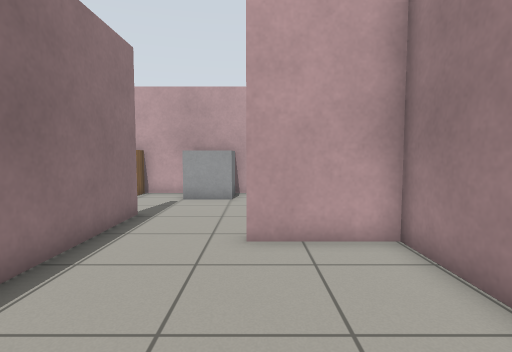
View 1 (above)

17 first-person views from a walk through a world built for the Gazebo simulator. The camera is 0.92 m above the floor, tilts 4° down and sees 80° across. The floor is counted in squares, 0.5 m on a side. Each view is taken from the middle of a square. On the plan, view 1 faces up. The plan holds only what a view shows up to about 16 squares ahead; the rest is blank. Simple patterns stand in for the simulator's built-in surfaces.

View 2
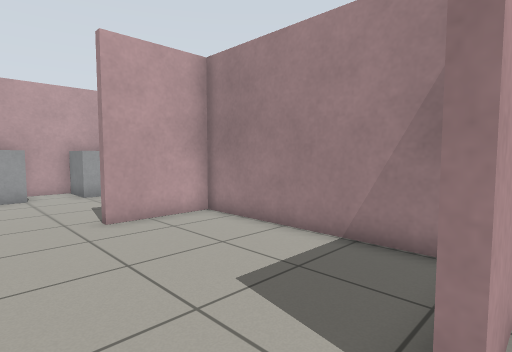

View 3
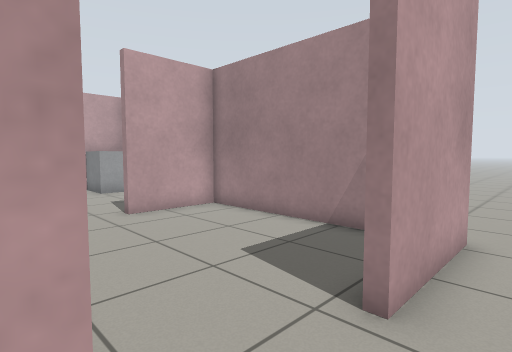

View 4
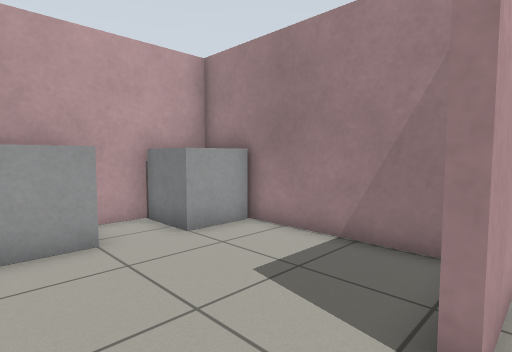

View 5
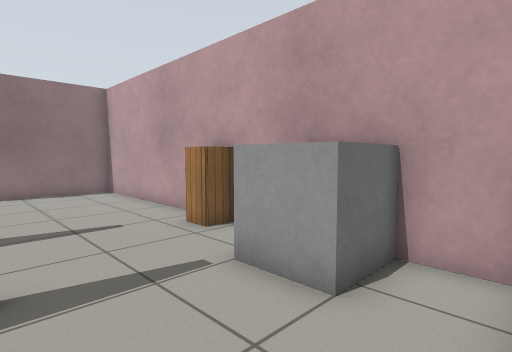

View 6
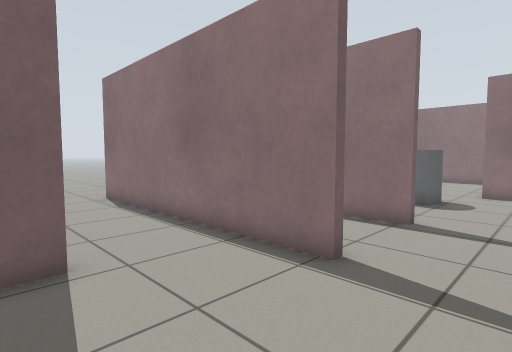

View 7
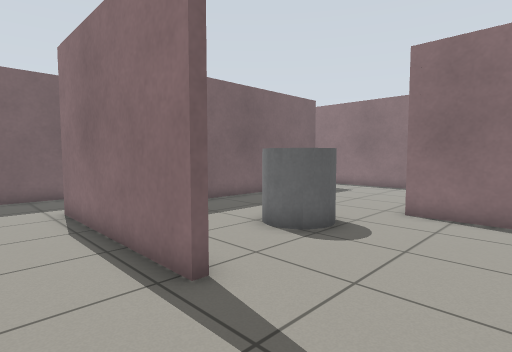

View 8
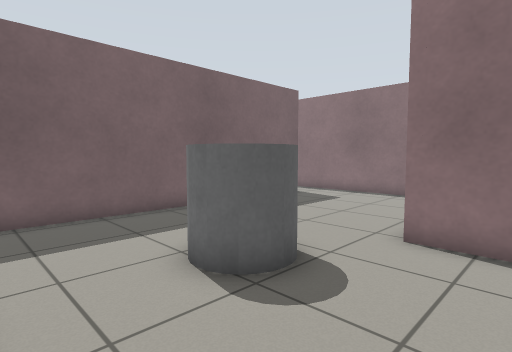

View 9
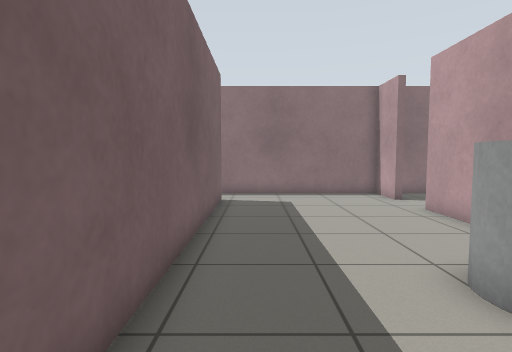

View 10
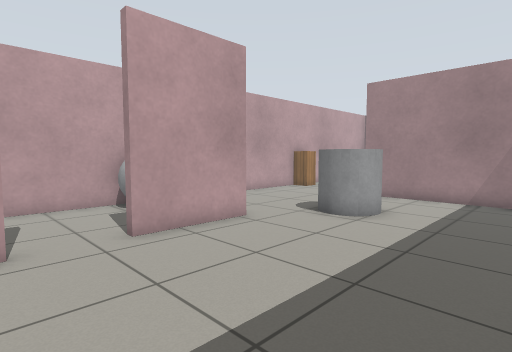

View 11
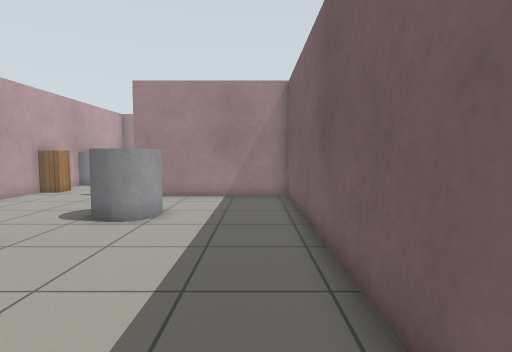

View 12
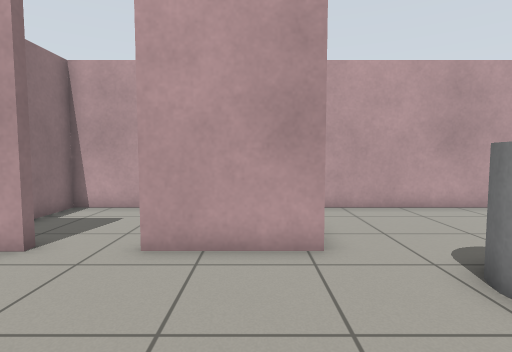

View 13
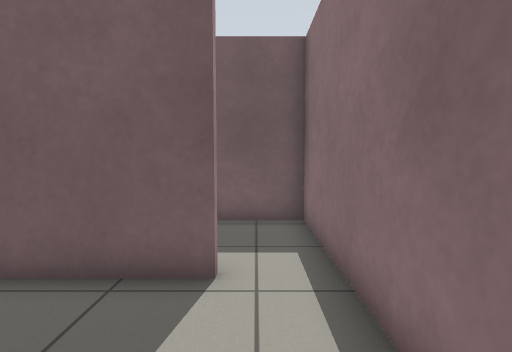

View 14
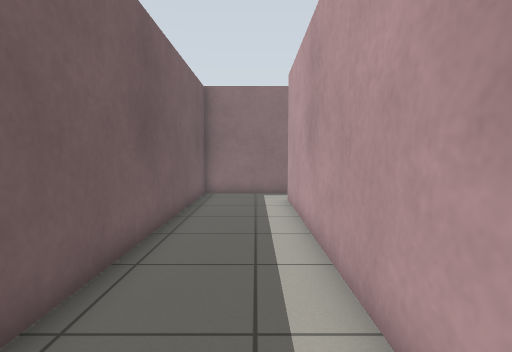

View 15
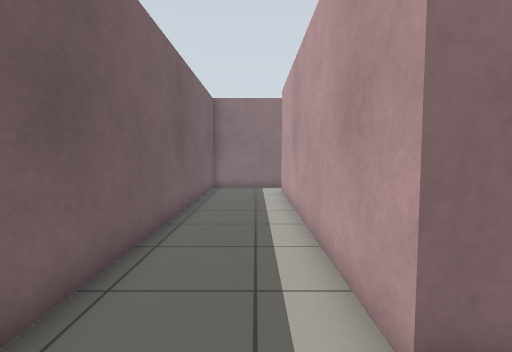

View 16
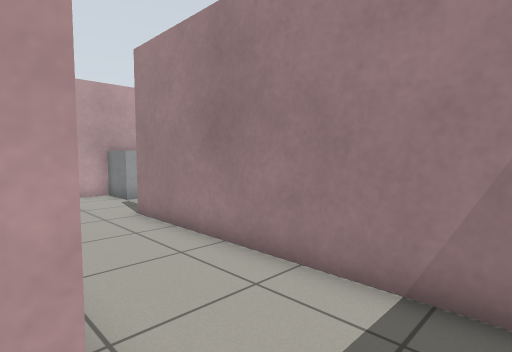

View 17
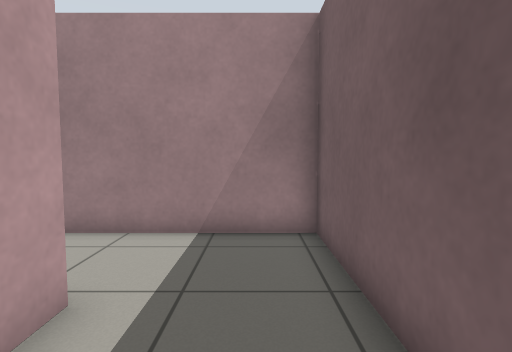

### Floor plan
Ten units are one square. View 1 is at (0, 0); x grows to the right and y downward. Boxes are objects, and circles mark ways between rooms. Rooms are numbered by the first view taken in them; rooms with no view inside come last. Other rooms are left out.
<svg viewBox="-228 -150 267 175">
<path fill="none" stroke="#000" d="M-36 -64 -36 17M31 6 31 -64 -2 -64M34 17 -8 17M-36 -94 -36 -64M-2 -64 -2 -67 6 -67M31 -74 31 -145 -46 -145M-74 -94 -74 -23 -205 -23M-223 -35 -223 14 -39 14 -39 -94M-46 -145 -75 -145M-204 -97 -223 -97 -223 -35M-205 -26 -77 -26 -77 -94M-75 -145 -147 -145 -147 -97 -182 -97 -182 -101M-164 -145 -223 -145 -223 -109"/>
<rect x="-35" y="-145" width="30" height="20" fill="#bbb"><title>grey box</title></rect>
<rect x="5" y="-145" width="20" height="20" fill="#bbb"><title>grey box</title></rect>
<rect x="-65" y="-145" width="10" height="10" fill="#bbb"><title>cabinet</title></rect>
<rect x="-135" y="-95" width="30" height="30" fill="#bbb"><title>grey cylinder</title></rect>
<rect x="-175" y="-145" width="20" height="20" fill="#bbb"><title>grey ball</title></rect>
<circle cx="-20" cy="10" r="3" fill="#2a7"/>
<circle cx="-20" cy="-70" r="3" fill="#2a7"/>
<circle cx="-40" cy="-120" r="3" fill="#2a7"/>
<circle cx="-210" cy="-30" r="3" fill="#2a7"/>
<circle cx="-70" cy="-120" r="3" fill="#2a7"/>
<circle cx="-195" cy="-100" r="3" fill="#2a7"/>
<text x="-10" y="-30">1</text>
<text x="-150" y="20">2</text>
<text x="-10" y="-110">3</text>
<text x="-110" y="-20">4</text>
<text x="-140" y="-80">5</text>
<text x="-190" y="-130">6</text>
</svg>
Room 1 opens to room 2. Room 1 opens to room 3. Room 3 opens to room 4. Room 4 opens to room 5. Room 5 opens to room 6.

Where each view was taken, in squares from view 1:
view 1: 0 up, 0 right, facing up
view 2: 2 down, 3 left, facing up-right
view 3: 3 down, 4 left, facing up-right
view 4: 6 up, 3 left, facing up-right
view 5: 9 up, 1 right, facing up-left
view 6: 12 up, 1 right, facing down-left
view 7: 13 up, 5 left, facing down-left
view 8: 12 up, 8 left, facing down-left
view 9: 4 up, 8 left, facing left
view 10: 3 up, 21 left, facing up-right
view 11: 4 up, 21 left, facing right
view 12: 4 up, 16 left, facing up
view 13: 7 up, 21 left, facing down
view 14: 1 up, 8 left, facing left
view 15: 1 up, 5 left, facing left
view 16: 0 up, 8 left, facing up-right
view 17: 0 up, 11 left, facing right
